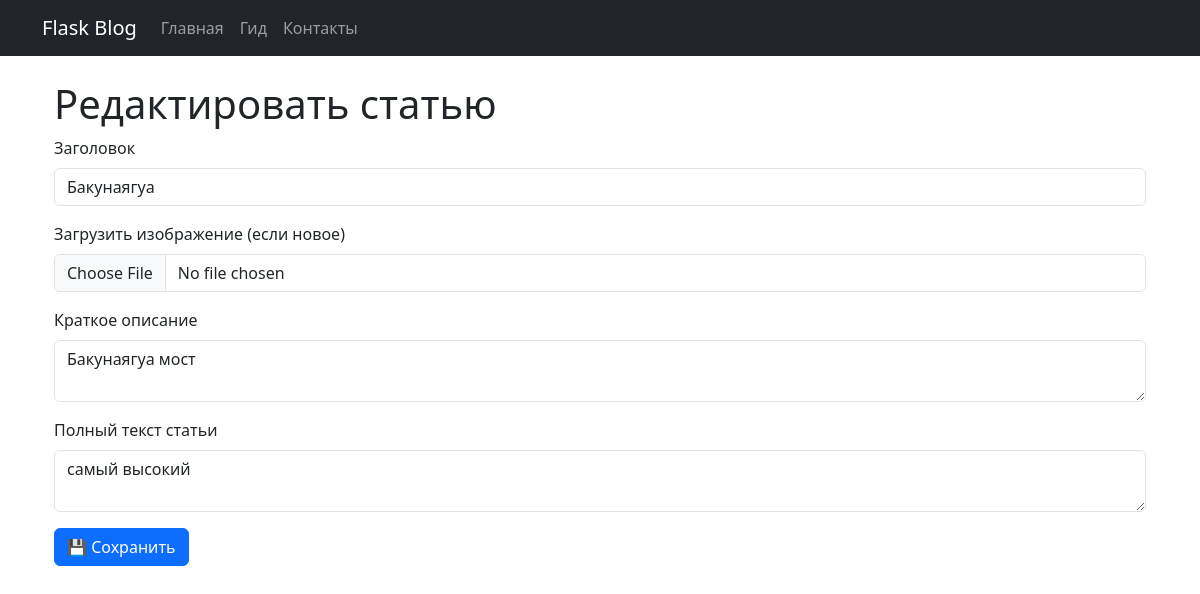
The page /admin/edit/3 on the database its author committed.
### tables this page shows
CREATE TABLE articles (
    id INTEGER PRIMARY KEY AUTOINCREMENT,
    title TEXT NOT NULL,
    image TEXT NOT NULL,
    content TEXT NOT NULL,
    full_content TEXT NOT NULL
);

### Flask Bootstrap Blog.py (the view, shortened to what this page needs)
@app.route("/admin/edit/<int:article_id>", methods=["GET", "POST"])
def edit_article(article_id):
    article = get_article(article_id)
    if not article:
        return "Статья не найдена", 404
    form = ArticleForm(data=article)
    return render_template("edit_article.html", form=form, action="Редактировать статью")

### Flask Bootstrap Blog.py
class ArticleForm(FlaskForm):
    title = StringField("Заголовок", validators=[DataRequired()])
    image = FileField("Загрузить изображение (если новое)")
    content = TextAreaField("Краткое описание", validators=[DataRequired()])
    full_content = TextAreaField("Полный текст статьи", validators=[DataRequired()])
    submit = SubmitField("Сохранить")

### Flask Bootstrap Blog.py (called while the page is built)
def get_article(article_id):
    conn = sqlite3.connect("database.db")
    cursor = conn.cursor()
    cursor.execute("SELECT title, image, content, full_content FROM articles WHERE id = ?", (article_id,))
    row = cursor.fetchone()
    conn.close()
    if row:
        return {"title": row[0], "image": row[1], "content": row[2], "full_content": row[3]}
    return None

### templates/edit_article.html (shortened to what this page needs)
{% extends "base.html" %}
{% block content %}
<div class="container mt-4">
    <h1>{{ action }}</h1>
    <form method="POST" enctype="multipart/form-data">
        <div class="mb-3">
            {{ form.title.label(class="form-label") }}
            {{ form.title(class="form-control") }}
        </div>
        <div class="mb-3">
            {{ form.image.label(class="form-label") }}
            {{ form.image(class="form-control") }}
        </div>
        <div class="mb-3">
            {{ form.content.label(class="form-label") }}
            {{ form.content(class="form-control") }}
        </div>
        <div class="mb-3">
            {{ form.full_content.label(class="form-label") }}
            {{ form.full_content(class="form-control ckeditor") }}
        </div>
        <button type="submit" class="btn btn-primary">💾 Сохранить</button>
    </form>
</div>
{% endblock %}

### rows shown on the page
articles: title "Бакунаягуа", content "Бакунаягуа мост", full_content "самый высокий"

### other values the page prints
{{ action }} "Редактировать статью"
